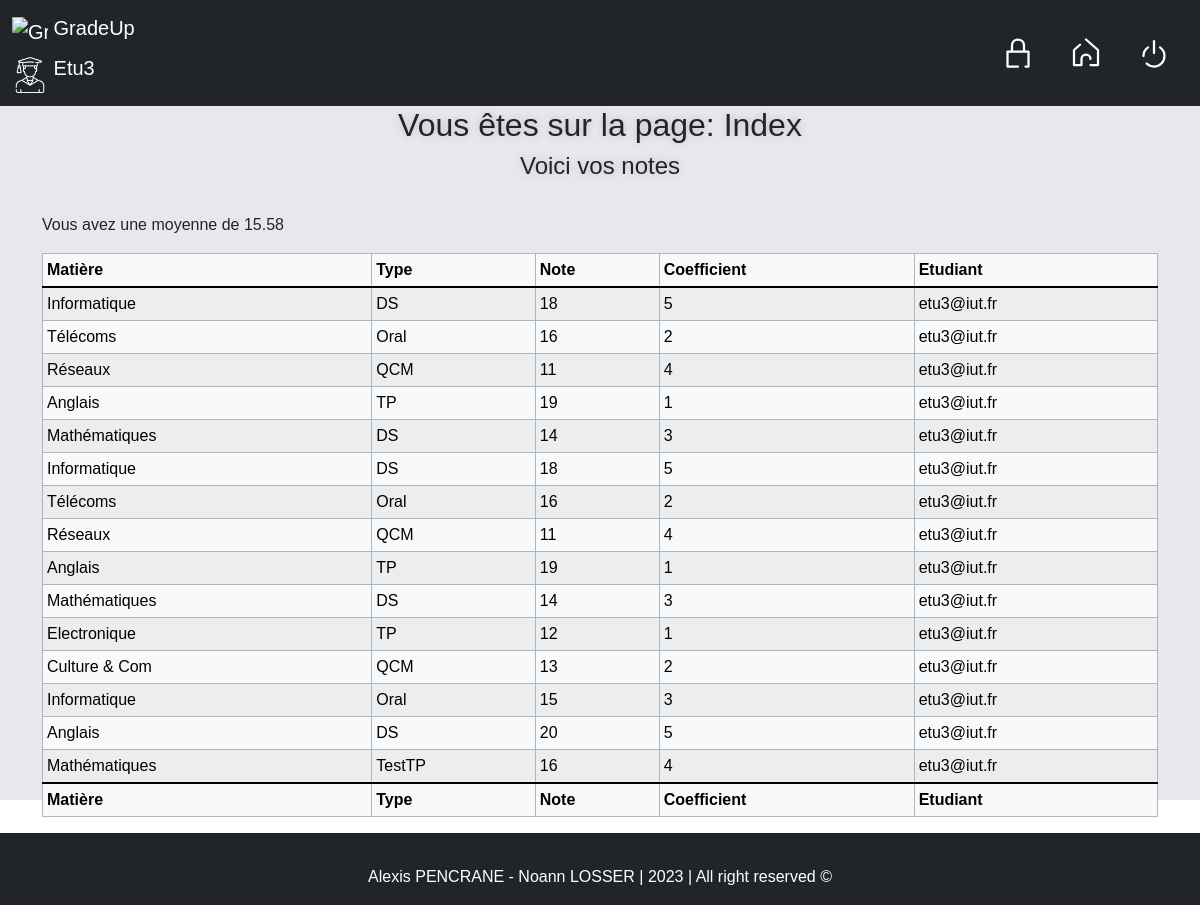
Page /index.php (signed in) on the committed database.
### tables this page shows
CREATE TABLE "Comptes" (
	"login"	VARCHAR NOT NULL,
	"motdepasse"	VARCHAR NOT NULL DEFAULT 'lannion',
	"statut"	VARCHAR NOT NULL DEFAULT 'utilisateur',
	"profilepicture"	TEXT DEFAULT '/assets/profilepicture/etu.png',
	PRIMARY KEY("login"),
	CONSTRAINT "chk_statut" CHECK("statut" IN ('administrateur', 'professeur', 'utilisateur'))
);

CREATE TABLE "Matieres" (
	"NoMat"	INTEGER,
	"NomMat"	VARCHAR(20) NOT NULL CHECK("NomMat" IN ('Informatique', 'Electronique', 'Télécoms', 'Réseaux', 'Anglais', 'Culture & Com', 'Mathématiques')),
	"Image"	TEXT NOT NULL DEFAULT 'assets/mat/missing.svg',
	PRIMARY KEY("NoMat" AUTOINCREMENT)
);

CREATE TABLE "Notes" (
	"NoNote"	INTEGER,
	"NomNote"	VARCHAR(20) NOT NULL CHECK("NomNote" IN ('TP', 'QCM', 'Oral', 'DS', 'TestTP')),
	PRIMARY KEY("NoNote" AUTOINCREMENT)
);

CREATE TABLE "NotesMatieres" (
	"id"	INTEGER NOT NULL,
	"login"	VARCHAR NOT NULL,
	"noMat"	INTEGER NOT NULL,
	"noNote"	INTEGER NOT NULL,
	"Coefficient"	INTEGER NOT NULL CHECK("Coefficient" >= 1 AND "Coefficient" <= 5),
	"note"	INTEGER NOT NULL CHECK("note" >= 0 AND "note" <= 20),
	CONSTRAINT "fk_Matieres" FOREIGN KEY("noMat") REFERENCES "Matieres"("noMat") ON DELETE CASCADE ON UPDATE CASCADE,
	CONSTRAINT "fk_Utilisateurs" FOREIGN KEY("login") REFERENCES "Comptes"("login") ON DELETE CASCADE ON UPDATE CASCADE,
	CONSTRAINT "fk_Notes" FOREIGN KEY("noNote") REFERENCES "Notes"("noNote") ON DELETE CASCADE ON UPDATE CASCADE,
	PRIMARY KEY("id" AUTOINCREMENT)
);

### functions.php (the view, shortened to what this page needs)
<?php
function menu()
{
    $connexion = "<li class='nav-item'><a class='nav-link' href='connexion.php'><img src='assets/icons/connexion.svg' alt='Connexion' title='Connexion' class='icon'></a></li>";
    $index = "<li class='nav-item'><a class='nav-link' href='index.php'><img src='assets/icons/home.svg' alt='Accueil' title='Accueil' class='icon'></a></li>";
    $deconnexion = "<li class='nav-item'><a class='nav-link' href='connexion.php?action=logout'><img src='assets/icons/deconnexion.svg' alt='Deconnexion' title='Deconnexion' class='icon'></a></li>";
    if (!isset($_SESSION['uRole'])) {
        echo $connexion;
    } else if ($_SESSION['uRole'] == "utilisateur") {
        echo $connexion;
        echo $index;
        echo $deconnexion;
    }
}
function afficheNotes($notes)
{
    $matieres = getMatieres();
    $types = getTypeNotes();
    echo '<table class="table table-light table-striped table-hover table-bordered border-dark-subtle table-sm"><thead><tr><th>Matière</th><th>Type</th><th>Note</th><th>Coefficient</th>';
    if ((strtolower(explode('.', basename($_SERVER['PHP_SELF']))[0]) == "insertion") || (strtolower(explode('.', basename($_SERVER['PHP_SELF']))[0]) == "index")) {
        echo '<th>Etudiant</th>';
    }
    echo '</tr></thead><tbody class="table-group-divider">';
    foreach ($notes as $note) {
        foreach ($matieres as $matiere) {
            foreach ($types as $type) {
                if ($note['noMat'] == $matiere['NoMat']) {
                    if ($note['noNote'] == $type['NoNote']) {
                        if (strtolower(explode('.', basename($_SERVER['PHP_SELF']))[0]) == "modification") {
                            echo '<tr><td><img src="' . getMatPicture($matiere['NomMat']) . '" title="' . $matiere['NomMat'] . '" alt="' . $matiere['NomMat'] . '" class="matiere-icon"> ' . $matiere['NomMat'] . '</td><td>' . $type['NomNote'] . '</td><td>' . $note['note'] . '</td><td>' . $note['Coefficient'] . '</td><td>' . $note['login'] . '</td><td><a href="modification.php?id=' . $note['id'] . '"><img src="assets/icons/select.svg" alt="Séléctioner" class="select"></a></td></tr>';
                        } elseif ((strtolower(explode('.', basename($_SERVER['PHP_SELF']))[0]) == "insertion") || (strtolower(explode('.', basename($_SERVER['PHP_SELF']))[0]) == "index")) {
                            echo '<tr><td>' . $matiere['NomMat'] . '</td><td>' . $type['NomNote'] . '</td><td>' . $note['note'] . '</td><td>' . $note['Coefficient'] . '</td><td>' . $note['login'] . '</td></tr>';
                        } else {
                            echo '<tr><td><img src="' . getMatPicture($matiere['NomMat']) . '" title="' . $matiere['NomMat'] . '" alt="' . $matiere['NomMat'] . '" class="matiere-icon"> ' . $matiere['NomMat'] . '</td><td>' . $type['NomNote'] . '</td><td>' . $note['note'] . '</td><td>' . $note['Coefficient'] . '</td></tr>';
                        }
                    }
                }
            }
        }
    }
    echo '</tbody><tfoot class="table-group-divider"><tr><th>Matière</th><th>Type</th><th>Note</th><th>Coefficient</th>';
    if ((strtolower(explode('.', basename($_SERVER['PHP_SELF']))[0]) == "insertion") || (strtolower(explode('.', basename($_SERVER['PHP_SELF']))[0]) == "index")) {
        echo '<th>Etudiant</th>';
    }
    echo '</tr></tfoot></table>';
}
function getProfilePicture($etu)
{
    $resultat = false;
    try {
        $db = new PDO('sqlite:db/db.sqlite');
        $rq = 'SELECT profilepicture FROM Comptes WHERE (login = "' . $etu . '")';
        $resultat = $db->query($rq);
        $resultat = $resultat->fetch(PDO::FETCH_ASSOC);
        $resultat = $resultat['profilepicture'];
    } catch (PDOException $e) {
        echo $e->getMessage();
    }
    return $resultat;
}
function getAllNotes()
{
    $notes = false;
    try {
        $db = new PDO('sqlite:db/db.sqlite');
        $rq = 'SELECT * FROM NotesMatieres';
        $resultat = $db->query($rq);
        $notes = $resultat->fetchAll(PDO::FETCH_ASSOC);
    } catch (Exception $e) {
        echo "erreur de connection a la BDO";
    }
    return $notes;
}
function getNotesByEtu($notes, $login)
{
    $resultat = array();
    if (($login == "") ||($login == 'all')) {
        $resultat = $notes;
    } else {
        foreach ($notes as $note) {
            if ($note['login'] == $login) {
                array_push($resultat, $note);
            }
        }
    }
    return $resultat;
}
function getMatieres()
{
    $matieres = false;
    try {
        $db = new PDO('sqlite:db/db.sqlite');
        $rq = 'SELECT noMat, nomMat FROM Matieres';
        $resultat = $db->query($rq);
        $matieres = $resultat->fetchAll(PDO::FETCH_ASSOC);
    } catch (Exception $e) {
        echo "erreur de connection a la BDO";
    }
    return $matieres;
}
function getTypeNotes()
{
    $type = false;
    try {
        $db = new PDO('sqlite:db/db.sqlite');
        $rq = 'SELECT noNote, nomNote FROM Notes';
        $resultat = $db->query($rq);
        $type = $resultat->fetchAll(PDO::FETCH_ASSOC);
    } catch (Exception $e) {
        echo "erreur de connection a la BDO";
    }
    return $type;
}
function getMoyenneByEtu($login)
{
    $moyenne = false;
    $coefficients = 0;
    $notes = getNotesByEtu(getAllNotes(), $login);
    foreach ($notes as $note) {
        $moyenne += $note['note'] * $note['Coefficient'];
        $coefficients += $note['Coefficient'];
    }
    return round($moyenne / $coefficients, 2);
}

### index.php (shortened to what this page needs)
<?php
include "functions.php";
?>
<!DOCTYPE html>
<html lang="en">
<head>
    <link rel="stylesheet" type="text/css" href="css/bootstrap.min.css">
    <link rel="stylesheet" type="text/css" href="css/style.css">
</head>
<body>
    <nav class="navbar sticky-top navbar-expand-lg navbar-dark bg-dark">
        <div class="container-fluid">
            <a class="navbar-brand">
                <div>
                    <img src="assets/icons/logo.png" alt="GradeUp Logo" class="d-inline-block align-text-top">
                    GradeUp
                </div>
                <div class="profile">
                    <img src="<?php echo getProfilePicture($_SESSION['uLogin']); ?>" alt="Profile Icon"
                        class="d-inline-block align-text-top">
                    <?php
                    echo ucfirst(explode('@', $_SESSION['uLogin'])[0]);
                    ?>
                </div>
            </a>
            <div class="" id="navbarNav">
                <ul class="nav justify-content-center">
                    <?php
                    menu();
                    ?>
                </ul>
            </div>
        </div>
    </nav>
    <main>
        <?php
        echo "<h2>Vous êtes sur la page: " . ucfirst(explode('.', basename($_SERVER['PHP_SELF']))[0]) . "</h2>";
        if ($_SESSION['uRole'] == "utilisateur") {
            echo "<h4>Voici vos notes</h4>";
            echo "<br><div class='container'>";
            echo "<p>Vous avez une moyenne de " . getMoyenneByEtu($_SESSION['uLogin']) . "</p>";
            afficheNotes(getNotesByEtu(getAllNotes(), $_SESSION['uLogin']));
            echo "</div>";
        }
        ?>
        <div id="under-footer"> </div>
    </main>
    <footer id="footer" class="footer fixed-bottom bg-dark light-text">
        <div class="container text-center">
            <span>Alexis PENCRANE - Noann LOSSER | 2023 | All right reserved &copy;</span>
        </div>
    </footer>
</body>
</html>

### css/style.css (style rules this page uses)
* { font-family: 'Raleway', sans-serif; }
footer { padding: 1rem; }
.light-text { color: #fff; }
nav img { width: 2.25rem; height:2.25rem; }
nav li img { filter: grayscale(100%) invert(100%); }
h2, h3, h4 { text-align: center; text-shadow: 0 0 10px rgba(0, 0, 0, 0.2); }
table td { min-width: 10px; }
#under-footer { color: transparent; }
div.profile img { filter: grayscale(0%) invert(100%); }

### rows in the picture
comptes: profilepicture (picture)
notesmatieres: note "18", Coefficient "5", login "etu3@iut.fr"
matieres: NomMat "Informatique"
notes: NomNote "DS"
notesmatieres: note "16", Coefficient "2", login "etu3@iut.fr"
matieres: NomMat "Télécoms"
notes: NomNote "Oral"
notesmatieres: note "11", Coefficient "4", login "etu3@iut.fr"
matieres: NomMat "Réseaux"
notes: NomNote "QCM"
notesmatieres: note "19", Coefficient "1", login "etu3@iut.fr"
matieres: NomMat "Anglais"
notes: NomNote "TP"
notesmatieres: note "14", Coefficient "3", login "etu3@iut.fr"
matieres: NomMat "Mathématiques"
notesmatieres: note "18", Coefficient "5", login "etu3@iut.fr"
notesmatieres: note "16", Coefficient "2", login "etu3@iut.fr"
notesmatieres: note "11", Coefficient "4", login "etu3@iut.fr"
notesmatieres: note "19", Coefficient "1", login "etu3@iut.fr"
notesmatieres: note "14", Coefficient "3", login "etu3@iut.fr"
notesmatieres: note "12", Coefficient "1", login "etu3@iut.fr"
matieres: NomMat "Electronique"
notesmatieres: note "13", Coefficient "2", login "etu3@iut.fr"
matieres: NomMat "Culture & Com"
notesmatieres: note "15", Coefficient "3", login "etu3@iut.fr"
notesmatieres: note "20", Coefficient "5", login "etu3@iut.fr"
notesmatieres: note "16", Coefficient "4", login "etu3@iut.fr"
notes: NomNote "TestTP"

### other values in the picture
explode('@', $_SESSION['uLogin'])[0] "Etu3"
explode('.', basename($_SERVER['PHP_SELF']))[0] "Index"
getMoyenneByEtu($_SESSION['uLogin']) "15.58"
